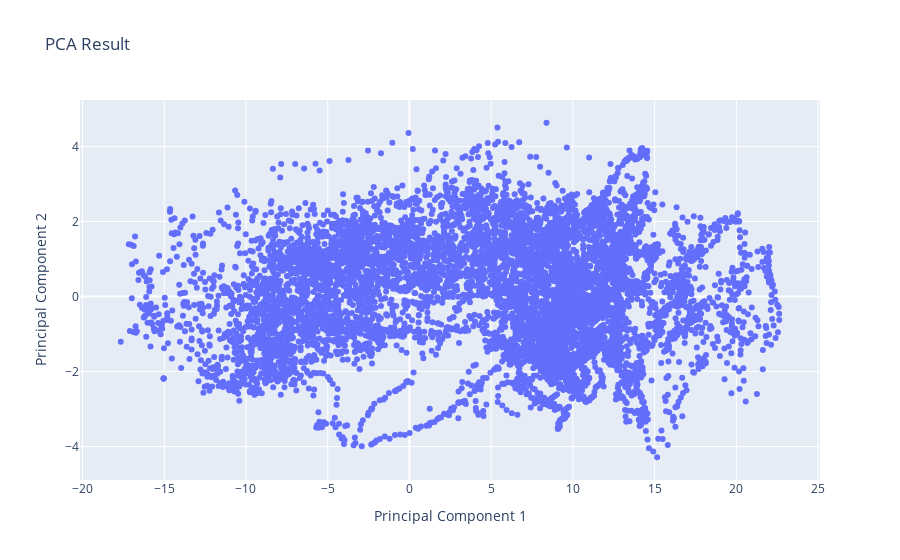

The code cell stored with this chart in its notebook:
### Markdown cell above
# Principal Component Analysis (PCA)

### Code cell
from sklearn.decomposition import PCA

# Apply PCA
pca = PCA(n_components=2)
data_pca = pca.fit_transform(X)

# Plot the reduced data
fig = go.Figure()
fig.add_trace(go.Scatter(x=data_pca[:, 0], y=data_pca[:, 1], mode='markers'))
fig.update_layout(title='PCA Result', xaxis_title='Principal Component 1', yaxis_title='Principal Component 2')
fig.show()

### Figure 1 — Plotly figure (JSON) as saved in the notebook; plotly's stock layout.template omitted (floating-point values rounded to 4 significant figures; data arrays with more than 128 entries replaced by an {"elided": "..."} marker saying what was removed)
{"data": [{"mode": "markers", "type": "scatter", "x": {"elided": "16211 float values"}, "y": {"elided": "16211 float values"}}], "layout": {"title": {"text": "PCA Result"}, "xaxis": {"title": {"text": "Principal Component 1"}}, "yaxis": {"title": {"text": "Principal Component 2"}}}}
